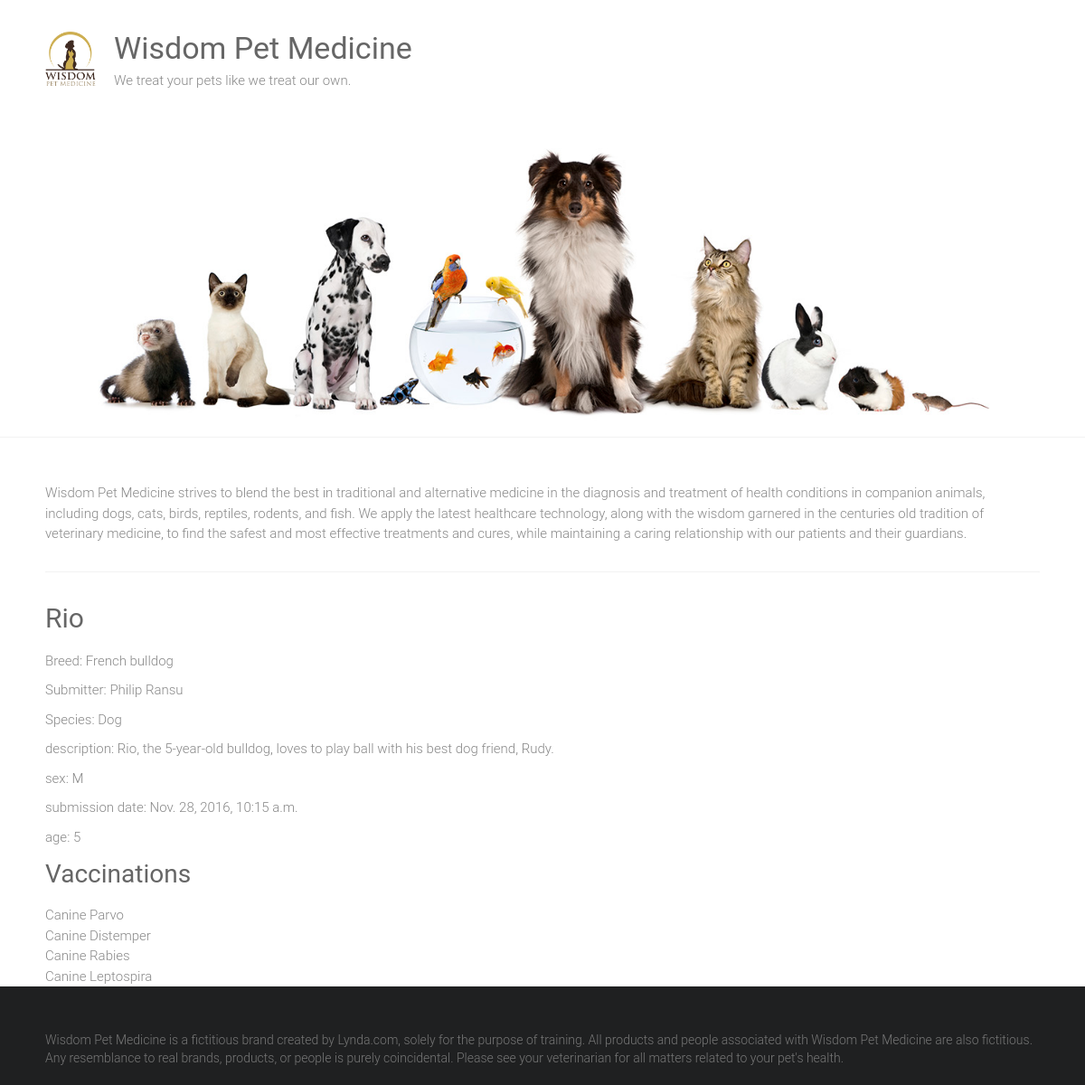
Page /adoptions/6/ on the committed database.
### main/models.py (models this page shows, shortened)
class Pet(models.Model):
    SEX_CHOICES = [('M', 'Male'), ('F', 'Female')]
    name = models.CharField(max_length=100)
    submitter = models.CharField(max_length=100)
    species = models.CharField(max_length=30)
    breed = models.CharField(max_length=30, blank=True)
    description = models.TextField(blank=True)
    sex = models.CharField(max_length=1, choices=SEX_CHOICES, blank=True)
    submission_date = models.DateTimeField()
    age = models.IntegerField(null=True)
    vaccinations = models.ManyToManyField('Vaccine', blank=True)

class Vaccine(models.Model):
    name = models.CharField(max_length=50)

### main/views.py (the view)
# urls.py: path('adoptions/<int:pk>/', views.PetDetails.as_view(), name='pet.details'),
class PetDetails(DetailView):
    model = Pet
    context_object_name = 'pet'
    template_name = 'main/pet_details.html'

### main/templates/main/pet_details.html
{% extends 'main/base.html' %} {% block content %}
<h1>{{pet.name|capfirst}}</h1>
{% if pet.breed %}
<p>Breed: {{pet.breed}}</p>
{% endif %} {% if pet.submitter %}
<p>Submitter: {{pet.submitter}}</p>
{% endif %} {% if pet.species %}
<p>Species: {{pet.species}}</p>
{% endif %} {% if pet.description %}
<p>description: {{pet.description}}</p>
{% endif %} {% if pet.sex %}
<p>sex: {{pet.sex}}</p>
{% endif %} {% if pet.submission_date %}
<p>submission date: {{pet.submission_date}}</p>
{% endif %} {% if pet.age %}
<p>age: {{pet.age}}</p>
{% endif %} {% if pet.vaccinations.all %}
<h2>Vaccinations</h2>
<ul>
  {% for vaccine in pet.vaccinations.all %}
  <li>{{vaccine.name}}</li>
  {% endfor %}
</ul>
{% endif %} {% endblock %}

### static/style.css (style rules this page uses)
html, body, div, span, applet, object, iframe, h1, h2, h3, h4, h5, h6, p, blockquote, pre, a, abbr, acronym, address, big, cite, code, del, dfn, em, font, ins, kbd, q, s, samp, small, strike, strong, sub, sup, tt, var, dl, dt, dd, ol, ul, li, fieldset, form, label, legend, table, caption, tbody, tfoot, thead, tr, th, td { border: 0; font: inherit; font-size: 100%; font-style: inherit; font-weight: inherit; margin: 0; outline: 0; padding: 0; vertical-align: baseline; }
html { overflow-y: scroll; -webkit-text-size-adjust: 100%; -ms-text-size-adjust: 100%; }
h1, h2, h3, h4, h5, h6 { color: #666666; line-height: 1.4; padding-bottom: 15px; font-weight: normal; }
h1 { font-size: 30px; }
h2 { font-size: 28px; }
body, button, input, select, textarea { color: #888888; font-size: 15px; line-height: 1.5; font-family: 'Roboto', sans-serif; font-weight: 300; }
p { color: #888888; font-size: 15px; line-height: 1.5; margin-bottom: 15px; font-weight: 300; }
ul, ol { list-style: none; }
body { background: #f2f2f2; }
body { padding-top: 30px; padding-bottom: 30px; }
body.wide { padding-top: 0; padding-bottom: 0; }
.single-page p { margin-bottom: 10px; }

### rows in the picture
Pet: name "Rio", breed "French bulldog", submitter "Philip Ransu", species "Dog", description "Rio, the 5-year-old bulldog, loves to play ball with his best dog friend, Rudy.", sex "M", submission_date "Nov. 28, 2016, 10:15 a.m.", age "5"
Vaccine: name "Canine Parvo"
Vaccine: name "Canine Distemper"
Vaccine: name "Canine Rabies"
Vaccine: name "Canine Leptospira"
